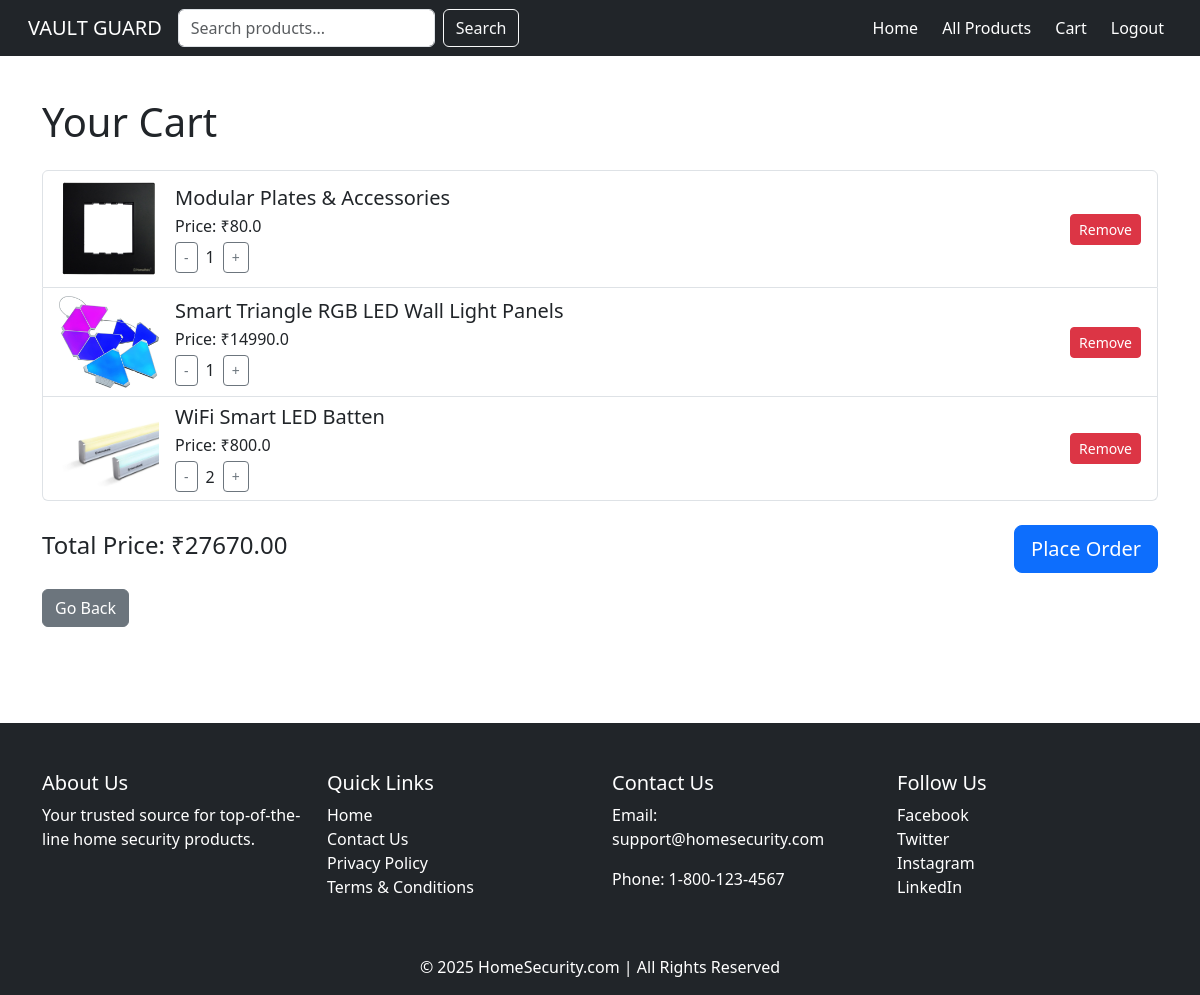
Before: /cart/ (signed in) with the older database file.
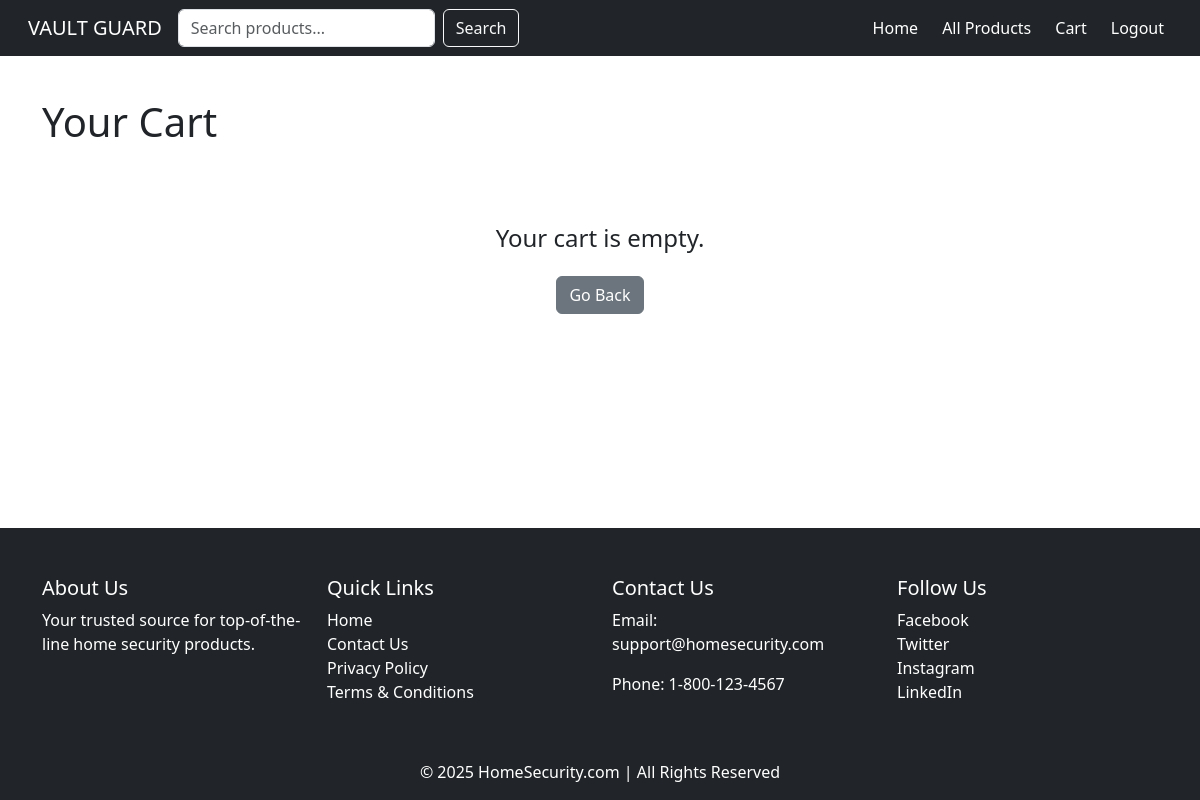
After: the same page with the newer database file.
### app/models.py (models this page shows, shortened)
class CartItem(models.Model):
    cart = models.ForeignKey(Cart, related_name='items', on_delete=models.CASCADE)
    product = models.ForeignKey(Product, on_delete=models.CASCADE)
    quantity = models.PositiveIntegerField(default=1)
    def get_total_price(self):
        return self.product.price * self.quantity

class Product(models.Model):
    name = models.CharField(max_length=255)
    price = models.FloatField()
    offerprice = models.FloatField(blank=True, null=True)
    description = models.TextField()
    category = models.CharField(max_length=100, choices=CATEGORY_CHOICES)
    warranty = models.CharField(max_length=100, blank=True, null=True)
    stock = models.PositiveIntegerField(default=1)
    image = models.ImageField(upload_to='product_images/', blank=True, null=True)

### app/views.py (the view)
# urls.py: path('cart/', views.cart_view, name='cart_view'),
@login_required(login_url='login')
def cart_view(request):
    cart = Cart.objects.filter(user=request.user).first()
    cart_items = cart.items.all() if cart else []
    total_price = sum(item.get_total_price() for item in cart_items)
    return render(request, 'cart.html', {'cart_items': cart_items, 'total_price': total_price})

### templates/cart.html (shortened to what the changed rows need)
{% load static %}
<!DOCTYPE html>
<html lang="en">
<head>
    <link rel="stylesheet" href="{% static 'css/cart.css' %}">
    <link href="https://cdn.jsdelivr.net/npm/bootstrap@5.3.3/dist/css/bootstrap.min.css" rel="stylesheet">
</head>
<body>
<div class="container my-5 cart-container">
    <h1 class="mb-4">Your Cart</h1>
    {% if cart_items %}
    <ul class="list-group">
        {% for item in cart_items %}
        <li class="list-group-item d-flex align-items-center justify-content-between flex-wrap">
            <div class="d-flex align-items-center gap-3">
                <img src="{{ item.product.image.url }}" alt="{{ item.product.name }}" class="img-fluid" style="max-width: 100px;">
                <div>
                    <h5 class="mb-1">{{ item.product.name }}</h5>
                    <p class="mb-1">Price: ₹{{ item.product.offerprice }}</p>
                    <div class="d-flex align-items-center gap-2">
                        <form method="post" action="{% url 'decrement_cart' item.id %}">
                            <button type="submit" class="btn btn-sm btn-outline-secondary">-</button>
                        </form>
                        <span>{{ item.quantity }}</span>
                        <form method="post" action="{% url 'increment_cart' item.id %}">
                            <button type="submit" class="btn btn-sm btn-outline-secondary">+</button>
                        </form>
                    </div>
                </div>
            </div>
            <form method="post" action="{% url 'delete_cart_item' item.id %}">
                <button type="submit" class="btn btn-danger btn-sm">Remove</button>
            </form>
        </li>
        {% endfor %}
    </ul>
    <div class="mt-4 d-flex justify-content-between align-items-center">
        <h4>Total Price: ₹{{ total_price|floatformat:2 }}</h4>
        <a href="{% url 'checkout' %}" class="btn btn-primary btn-lg">Place Order</a>
    </div>
    <a href="{% url 'product_list' %}" class="btn btn-secondary mt-3">Go Back</a>
    {% else %}
    <div class="cart-empty">
        <p>Your cart is empty.</p>
        <a href="{% url 'product_list' %}" class="btn btn-secondary">Go Back</a>
    </div>
    {% endif %}
</div>
</body>
</html>

Changed rows visible on the page:
removed CartItem: product.image (picture), product.name "Modular Plates & Accessories", product.offerprice "80.0", quantity "1"
removed CartItem: product.image (picture), product.name "Smart Triangle RGB LED Wall Light Panels", product.offerprice "14990.0", quantity "1"
removed CartItem: product.image (picture), product.name "WiFi Smart LED Batten", product.offerprice "800.0", quantity "2"
Other visible differences:
{{ total_price|floatformat:2 }}: "27670.00" → (not shown)
text no longer shown: "Total Price: ₹ Place Order"
text now shown: "Your cart is empty."
